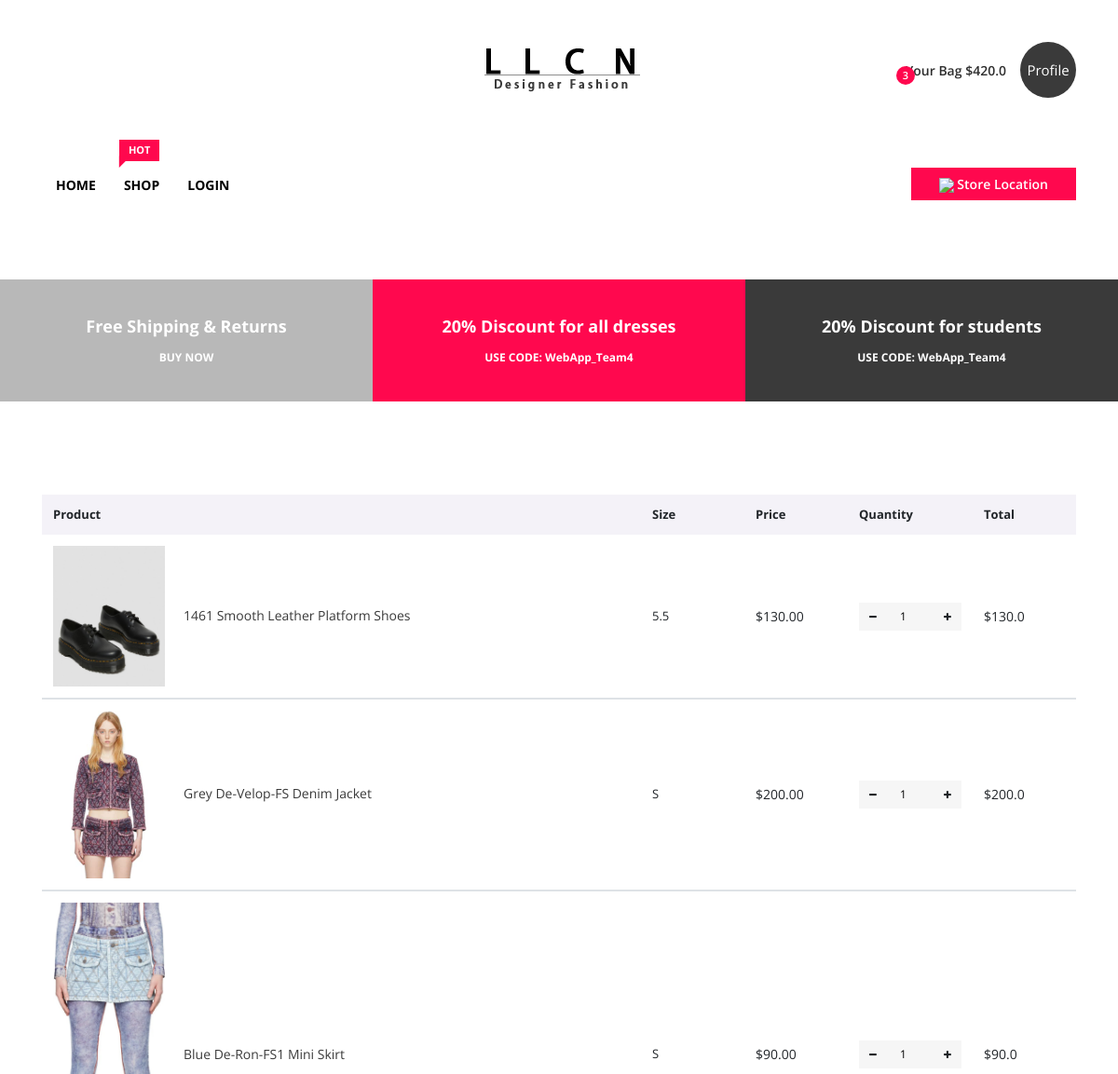
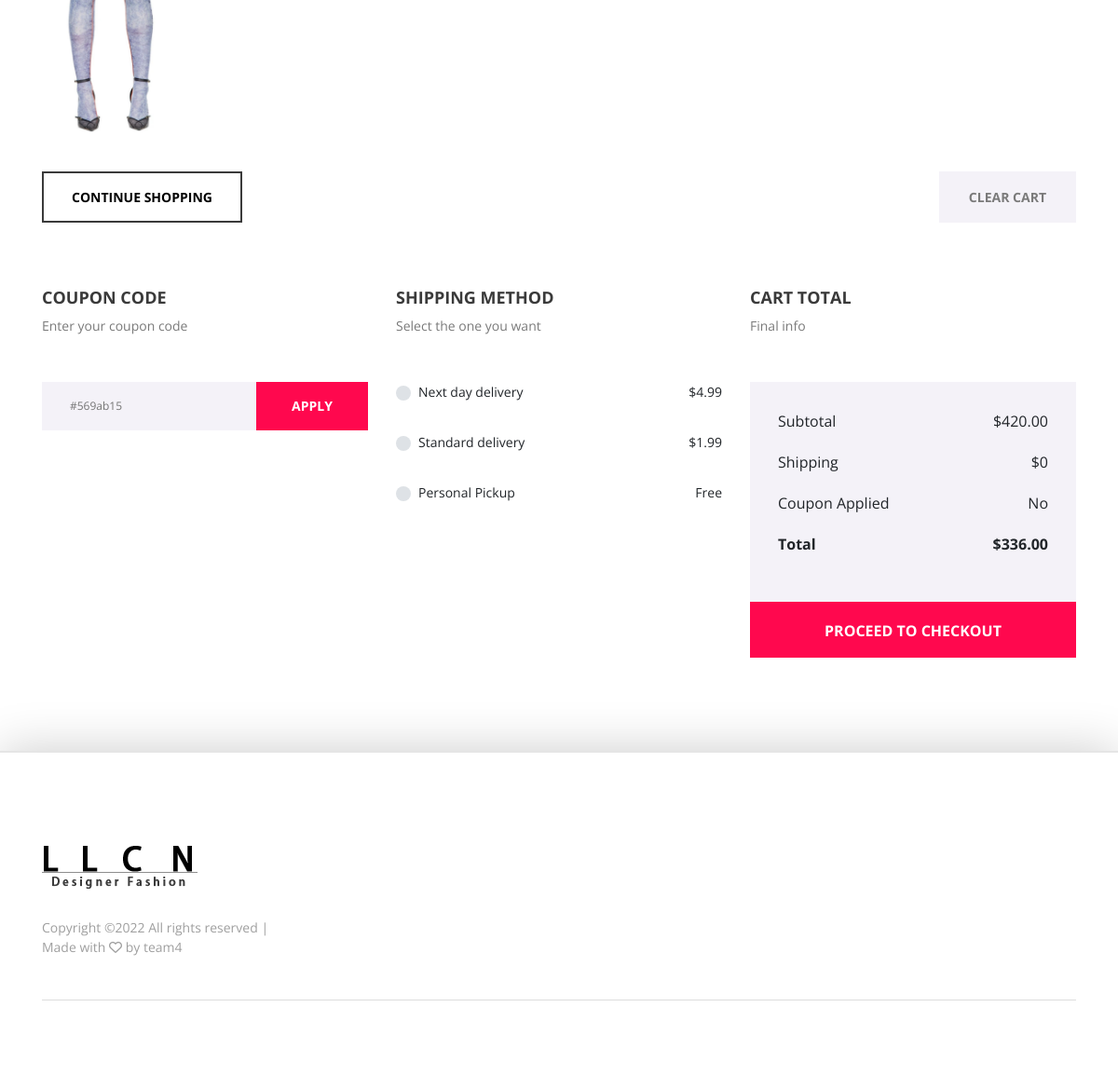
/fashionshop/cart (signed in), run on the app's committed database (2 pictures, top to bottom).
### fashionshop/models.py (models this page shows, shortened)
class OrderItem(models.Model):
    item = models.ForeignKey(Item, default=None, on_delete=models.PROTECT)
    order = models.ForeignKey(Order, default=None, on_delete=models.PROTECT)
    quantity = models.IntegerField(default=0)
    date_added = models.DateTimeField(auto_now_add=True)
    selected_size = models.CharField(max_length=30)
    @property
    def get_total_price(self):
        total = self.item.price * self.quantity
        return total

class Item_picture(models.Model):
    item = models.ForeignKey(Item, default=None, on_delete=models.CASCADE)
    item_picture = models.FileField(blank=True)

class Item(models.Model):
    item_id = models.AutoField(primary_key=True)
    item_name = models.CharField(max_length=255)
    description = models.CharField(max_length=1000)
    category_gender = models.CharField(max_length = 30)
    category_genre = models.CharField(max_length=30)
    size = models.CharField(max_length=10)
    price = models.FloatField()

class Order(models.Model):
    customer = models.OneToOneField(User, default=None, on_delete=models.PROTECT)
    creation_time = models.DateTimeField(auto_now_add=True)
    complete = models.BooleanField(default=False)
    transaction_id = models.CharField(max_length=100, default= 123)
    tarcking_num = models.CharField(max_length=100, null=True)
    shipping_price = models.CharField(max_length=50, default=0.0)
    order_total = models.CharField(max_length=100, null=True)
    cupone = models.FloatField(default=1.0)
    @property
    def get_total_price(self):
        order_items = self.orderitem_set.all()
        total_price = sum([item.get_total_price  for item in order_items])
        return total_price
    @property
    def get_total_num(self):
        order_items = self.orderitem_set.all()
        total_num = sum([item.quantity for item in order_items])
        return total_num
    @property
    def get_order_total(self):
        original = float(self.get_total_price)
        final = original * self.cupone + float(self.shipping_price)
        return final

### fashionshop/views.py (the view, shortened to what this page needs)
# urls.py: path('cart', views.cart_action, name='cart'),
def cart_action(request):
    context = update_cart_icon(request)
    customer = request.user
    context['applied'] = 'No'
    order, created = Order.objects.get_or_create(
        customer=customer, complete=False)
    context['order'] = order
    return render(request, 'fashionshop/cart.html', context)

### fashionshop/views.py (called while the page is built)
def update_cart_icon(request):
    customer = request.user
    order, created = Order.objects.get_or_create(
        customer=customer, complete=False)
    if request.user.is_authenticated:
        items_in_order = order.orderitem_set.all()
        cart_item_num = order.get_total_num
    else:
        items = []
        order = {'get_total_price': 0, 'get_total_num': 0}
        cart_item_num = order['get_total_num']
    items_in_order = order.orderitem_set.all()
    for item in items_in_order:
        item.pictures = Item_picture.objects.all().filter(item_id=item.item_id).first()
    total_price = order.get_total_price
    context = {'items_in_order': items_in_order,
               'cart_item_num': cart_item_num, 'total_price': total_price}
    return context

### fashionshop/templates/fashionshop/cart.html (shortened to what this page needs)
{% extends "fashionshop/base.html" %}
{% block cart %}
{% load static %}
<body onload="updateShipCheck()">
    <div class="cart_area section_padding_100 clearfix">
        <div class="container">
            <div class="row">
                <div class="col-12">
                    <div class="cart-table clearfix">
                        <table class="table table-responsive">
                            <thead>
                                <tr>
                                    <th>Product</th>
                                    <th>Size</th>
                                    <th>Price</th>
                                    <th>Quantity</th>
                                    <th>Total</th>
                                </tr>
                            </thead>
                            {% for order_item in items_in_order %}
                            {% if order_item.quantity != 0 %}
                            <tbody>
                                <tr>
                                    <td class="cart_product_img d-flex align-items-center">
                                        <a href="{% url 'item' order_item.item.item_id %}"><img src="{{order_item.pictures.item_picture}}" alt="Product"></a>
                                        <h6>{{order_item.item.item_name}}</h6>
                                    </td>
                                    <td class="size"><span>{{order_item.selected_size}}</span></td>
                                    <td class="price"><span>${{order_item.item.price|floatformat:2}}</span></td>
                                    <td class="qty">
                                        <div class="quantity">
                                            <span class="qty-minus update-cart" data-size={{order_item.selected_size}} data-item={{order_item.item.item_id}} data-action="remove" onclick="var effect = document.getElementById('qty'); var qty = effect.value; if( !isNaN( qty ) &amp;&amp; qty &gt; 1 ) effect.value--;return false;"><i class="fa fa-minus" aria-hidden="true"></i></span>
                                            <input type="number" class="qty-text" id="qty" step="1" min="1" max="99" name="quantity" value={{order_item.quantity}}>
                                            <span class="qty-plus update-cart" data-size={{order_item.selected_size}} data-item={{order_item.item.item_id}} data-action="add" onclick="var effect = document.getElementById('qty'); var qty = effect.value; if( !isNaN( qty )) effect.value++;return false;"><i class="fa fa-plus" aria-hidden="true"></i></span>
                                        </div>
                                    </td>
                                    <td class="total_price"><span>${{order_item.get_total_price}}</span></td>
                                </tr>
                            </tbody>
                            {% endif %}
                            {% endfor %}
                        </table>
                    </div>
                    <div class="cart-footer d-flex mt-30">
                        <div class="back-to-shop w-50">
                            <a href="{% url 'all_items'%}">Continue shopping</a>
                        </div>
                        <div class="update-checkout w-50 text-right">
                            <a class="clear-cart" data-action = "clear">clear cart</a>
                        </div>
                    </div>
                </div>
            </div>
            <div class="row">
                <div class="col-12 col-md-6 col-lg-4">
                    <div class="coupon-code-area mt-70">
                        <div class="cart-page-heading">
                            <h5>Coupon code</h5>
                            <p>Enter your coupon code</p>
                        </div>
                        <form action="{% url 'cart' %}" method="post">
                            <input type="search" name="search" placeholder="#569ab15">
                            <button type="submit">Apply</button>
                        </form>
                    </div>
                </div>
                <div class="col-12 col-md-6 col-lg-4" >
                    <div class="shipping-method-area mt-70" >
                        <div class="cart-page-heading">
                            <h5>Shipping method</h5>
                            <p>Select the one you want</p>
                        </div>
                        <div class="custom-control custom-radio mb-30">
                            <label class="custom-control-label d-flex align-items-center justify-content-between" for="customRadio1"><span>Next day delivery</span><span>$4.99</span></label>
                        </div>
                        <div class="custom-control custom-radio mb-30">
                            <label class="custom-control-label d-flex align-items-center justify-content-between" for="customRadio2"><span>Standard delivery</span><span>$1.99</span></label>
                        </div>
                        <div class="custom-control custom-radio">
                            <label class="custom-control-label d-flex align-items-center justify-content-between" for="customRadio3"><span>Personal Pickup</span><span>Free</span></label>
                        </div>
                    </div>
                </div>
                <div class="col-12 col-lg-4">
                    <div class="cart-total-area mt-70">
                        <div class="cart-page-heading">
                            <h5>Cart total</h5>
                            <p>Final info</p>
                        </div>
                        <ul class="cart-total-chart">
                            <li><span>Subtotal</span> <span>${{total_price|floatformat:2}}</span></li>
                            <li><span>Shipping</span> <span id="shipping_price" value={{order.shipping_price}}>${{order.shipping_price}}</span></li>
                            <li><span>Coupon Applied</span><span>{{applied}}</span></li>
                            <li><span><strong>Total</strong></span> <span><strong>${{order.get_order_total|floatformat:2}}</strong></span></li>
                        </ul>
                        <a href="{% url 'checkout' %}" class="btn karl-checkout-btn">Proceed to checkout</a>
                    </div>
                </div>
            </div>
        </div>
    </div>
</body>
{% endblock %}

### fashionshop/static/css/core-style.css (style rules this page uses)
* { margin: 0; padding: 0; }
body { font-family: 'Open Sans', sans-serif; font-weight: 400; overflow-x: hidden; }
h1, h2, h3, h4, h5, h6 { color: #3a3a3a; line-height: 1.2; font-family: 'Open Sans', sans-serif; font-weight: 700; }
p { color: #3a3a3a; font-size: 1em; line-height: 1.5; font-family: 'Open Sans', sans-serif; font-weight: 400; }
a, a:hover, a:focus { -webkit-transition: all 500ms ease 0s; transition: all 500ms ease 0s; text-decoration: none; outline: none; color: #000000; font-family: 'Open Sans', sans-serif; font-weight: 400; }
ul, ol { margin: 0; }
ol li, ul li { list-style: outside none none; }
img { height: auto; max-width: 100%; }
.mt-30 { margin-top: 30px; }
.mt-70 { margin-top: 70px; }
.mb-30 { margin-bottom: 30px; }
.section_padding_100 { padding: 100px 0; }
.cart-table .table { position: relative; z-index: 9; }
.cart_area table thead { background-color: #f4f2f8; border: none; }
.cart_area table tbody tr td { width: 10% !important; }
.cart_area table tbody tr td:first-child { width: 70% !important; }
.cart_product_img > a { width: 120px; margin-right: 20px; }
.cart-table .table td, .cart-table .table th { padding: 12px; padding: 12px; padding: 0.75rem; text-align: left; vertical-align: middle; border: none; font-size: 13px; }
.cart-table .cart_product_img h6 { font-size: 14px; margin: 0; font-weight: 400; }
.cart-table .qty-minus, .cart-table .qty-plus { background-color: #f6f6f6; cursor: pointer; display: inline-block; height: 30px; width: 30px; }
.cart-table .qty-minus i, .cart-table .qty-plus i { line-height: 30px; font-size: 10px; }
.cart-table .qty-text { background-color: #f6f6f6; border: medium none; display: inline-block; height: 30px; -moz-appearance: textfield; -webkit-appearance: textfield; appearance: textfield; text-align: center; font-size: 12px; width: 50px; }
.cart-table .quantity { -webkit-box-align: center; -ms-flex-align: center; align-items: center; display: -webkit-inline-box; display: -ms-inline-flexbox; display: inline-flex; text-align: center; }
.cart-table .price span, .cart-table .total_price > span, .cart-table .action > a { font-size: 14px; }
.cart_area .update-checkout a, .cart_area .back-to-shop a { background-color: transparent; border-radius: 0; display: inline-block; height: 55px; line-height: 51px; min-width: 120px; padding: 0 30px; text-align: center; font-size: 14px; font-weight: 700; border: 2px solid #3a3a3a; text-transform: uppercase; }
.cart_area .update-checkout a:first-child { color: #7a7a7a; border-color: #f4f2f8; }
.cart_area .update-checkout a:last-child { background-color: #f4f2f8; color: #7a7a7a; border-color: #f4f2f8; }
.cart-page-heading { margin-bottom: 50px; }
.cart-page-heading h5 { text-transform: uppercase; font-size: 18px; }
.cart-page-heading p { color: #7a7a7a; font-size: 14px; margin-bottom: 0; }
.coupon-code-area form { position: relative; z-index: 1; }
.coupon-code-area form > input { width: 100%; height: 52px; border: none; background-color: #f4f2f8; padding: 0 30px; font-size: 12px; }
.coupon-code-area form > button { width: 120px; height: 52px; border: none; text-transform: uppercase; background-color: #ff084e; padding: 0 30px; font-size: 14px; position: absolute; top: 0; color: #fff; font-weight: 700; right: 0; }
.shipping-method-area .custom-control-label span { font-size: 14px; }
.cart-total-chart { background-color: #f4f2f8; padding: 30px; }
.cart-total-chart li { display: -moz-flex; display: -ms-flex; display: -o-flex; display: -webkit-box; display: -ms-flexbox; display: flex; -webkit-box-align: center; -ms-flex-align: center; align-items: center; -webkit-box-pack: justify; -ms-flex-pack: justify; justify-content: space-between; margin-bottom: 20px; }
.karl-checkout-btn { width: 100%; height: 60px; background-color: #ff084e; border-radius: 0; color: #fff; text-transform: uppercase; font-weight: 700; line-height: 60px; padding: 0; }

### data on the page
OrderItem: pictures.item_picture (picture), item.item_name "1461 Smooth Leather Platform Shoes", selected_size "5.5", item.price "130.00", quantity "1", get_total_price "130.0"
OrderItem: shows a picture, item.item_name "Grey De-Velop-FS Denim Jacket", selected_size "S", item.price "200.00", quantity "1", get_total_price "200.0"
OrderItem: shows a picture, item.item_name "Blue De-Ron-FS1 Mini Skirt", selected_size "S", item.price "90.00", quantity "1", get_total_price "90.0"
Order: shipping_price "0", get_order_total "336.00"

### other printed values
{{ cart_item_num }} "3"
{{ total_price }} "420.0"
{{ total_price|floatformat:2 }} "420.00"
{{ applied }} "No"
